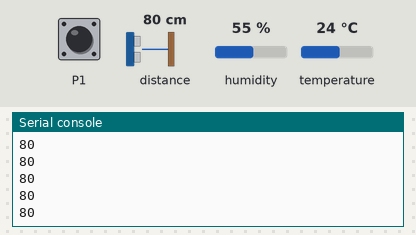
A program run on a simulated BBC micro:bit (MakeCode). On the bench: the last lines printed to the serial console. Inputs (shaded band) come from the test bench; at power-on: distance to the obstacle 80 cm, P1 HIGH, humidity 55 %, temperature 24 °C.

Above: at 3.2 s.
3.3 s: distance to the obstacle set to 2 cm
At 3.8 s:
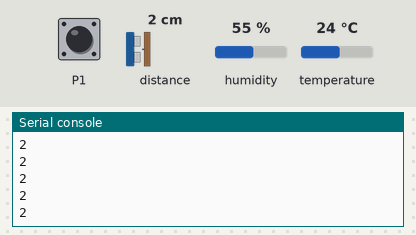
4.8 s: distance to the obstacle set to 4 cm
At 5.7 s:
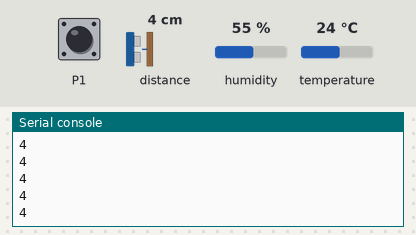
Timing chart, 0 to 7.8 s (numbered marks = the images above; inputs shaded):
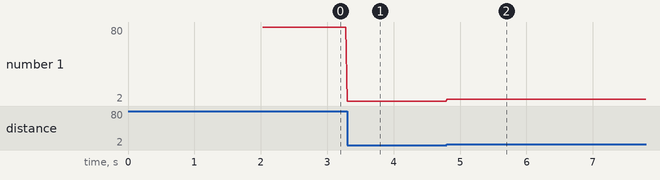

The program:

main.ts
```typescript
let dist = 0
let hum = 0
let temp = 0
let obstacleBoolean = 0
pins.setPull(DigitalPin.P1, PinPullMode.PullUp)
dht11_dht22.queryData(
DHTtype.DHT11,
DigitalPin.P2,
true,
false,
true
)
basic.forever(function () {
    obstacleBoolean = pins.digitalReadPin(DigitalPin.P1)
    temp = dht11_dht22.readData(dataType.temperature)
    hum = dht11_dht22.readData(dataType.humidity)
    dist = sonar.ping(
    DigitalPin.P8,
    DigitalPin.P12,
    PingUnit.Centimeters
    )
    serial.writeLine("" + (dist))
})
```

test.ts
```typescript
// 在此处测试；当此软件包作为插件使用时，将不会编译此软件包。
```

Measured:
- after the input at 3.3 s, the serial console: prints a new line at once (image 1)
- after the input at 4.8 s, the serial console: prints a new line at once (image 2)
- plotted number 1: 80 → 2 after the input at 3.3 s, 2 → 4 after the input at 4.8 s
